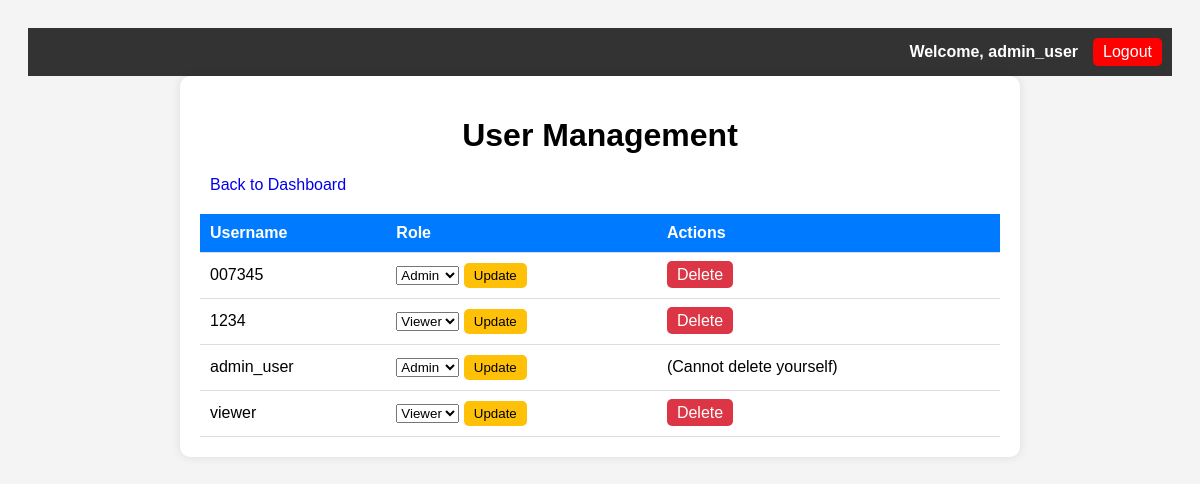
Screenshot of /admin.php (signed in) with the database file from the repository.
### tables this page shows
CREATE TABLE `users` (
  `id` int NOT NULL,
  `username` varchar(100) NOT NULL,
  `password` varchar(255) NOT NULL,
  `is_admin` tinyint(1) NOT NULL DEFAULT '0',
  `role` enum('viewer','editor','admin') NOT NULL DEFAULT 'viewer'
);

### admin.php (the view, shortened to what this page needs)
<?php
include 'header.php';
require 'config.php';
$stmt = $pdo->query("SELECT id, username, role FROM users ORDER BY username ASC");
$users = $stmt->fetchAll();
?>
<!DOCTYPE html>
<html>
<head>
</head>
<body>
    <div class="container">
        <h1>User Management</h1>
        <a href="dashboard.php" class="btn">Back to Dashboard</a>
        <table>
            <thead>
                <tr>
                    <th>Username</th>
                    <th>Role</th>
                    <th>Actions</th>
                </tr>
            </thead>
            <tbody>
                <?php foreach ($users as $user): ?>
                    <tr>
                        <td><?= htmlspecialchars($user['username']) ?></td>
                        <td>
                            <form method="post" style="display:inline;">
                                <select name="role">
                                    <option value="viewer" <?= $user['role'] === 'viewer' ? 'selected' : '' ?>>Viewer</option>
                                    <option value="admin" <?= $user['role'] === 'admin' ? 'selected' : '' ?>>Admin</option>
                                </select>
                                <button type="submit" class="btn btn-update">Update</button>
                            </form>
                        </td>
                        <td>
                            <?php if ($user['id'] != $_SESSION['user_id']): ?>
                                <a href="admin.php?delete=<?= $user['id'] ?>" class="btn btn-delete" onclick="return confirm('Are you sure?')">Delete</a>
                            <?php else: ?>
                                <span>(Cannot delete yourself)</span>
                            <?php endif; ?>
                        </td>
                    </tr>
                <?php endforeach; ?>
            </tbody>
        </table>
    </div>
</body>
</html>

### header.php (shortened to what this page needs)
<?php
require 'config.php';
if (isset($_SESSION['user_id'])) {
    $stmt = $pdo->prepare("SELECT username FROM users WHERE id = ?");
    $stmt->execute([$_SESSION['user_id']]);
    $user = $stmt->fetch();
    $username = $user['username'] ?? 'User';
}
?>
<div class="topbar">
    <?php if (isset($_SESSION['user_id'])): ?>
        <span class="username">Welcome, <?= htmlspecialchars($username) ?></span>
        <a href="logout.php" class="btn-logout">Logout</a>
    <?php endif; ?>
</div>

### header.php (style rules this page uses)
.topbar { background: #333; color: white; padding: 10px; display: flex; justify-content: flex-end; align-items: center; }
.username { margin-right: 15px; font-weight: bold; }
.btn-logout { background: red; color: white; padding: 5px 10px; text-decoration: none; border-radius: 5px; }

### admin.php (style rules this page uses)
body { font-family: Arial, sans-serif; background-color: #f4f4f4; padding: 20px; }
.container { max-width: 800px; margin: auto; background: white; padding: 20px; border-radius: 10px; box-shadow: 0 0 10px rgba(0, 0, 0, 0.1); }
h1 { text-align: center; }
table { width: 100%; border-collapse: collapse; margin-top: 20px; }
th, td { padding: 10px; text-align: left; border-bottom: 1px solid #ddd; }
th { background-color: #007bff; color: white; }
.btn { padding: 5px 10px; border-radius: 5px; text-decoration: none; cursor: pointer; border: none; }
.btn-update { background-color: #ffc107; color: black; }
.btn-delete { background-color: #dc3545; color: white; }

### rows the page displays
users: username "admin_user", role "Admin", shows "(Cannot delete yourself)"
users: username "007345", role "Admin"
users: username "1234", role "Viewer"
users: username "viewer", role "Viewer"
